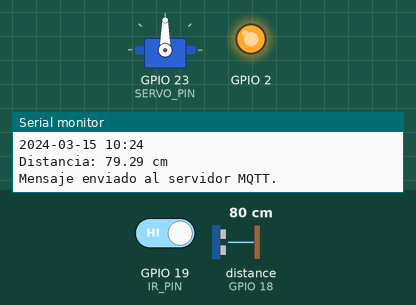
This program was run on a simulated ESP32. On the bench: servo, output pins drawn as LEDs (lit = HIGH), the last lines printed to the serial monitor. Wiring (inferred from the names in the program): ultrasonic range finder: trigger GPIO 5; echo GPIO 18. The inputs (shaded band) are chosen by the test bench; at power-on: GPIO 19 (IR_PIN) HIGH, distance to the obstacle (sensor on GPIO 18) 80 cm. The echo pulse lasts 58.3 µs per cm; WiFi joins after 1.5 s; servers stay silent unless stated; the local clock reads 2024-03-15 10:24:30 at power-on unless the program sets it; no MQTT or app messages arrive unless stated; not simulated (calls return 0 or success): Credentials.h; names the files do not define were given values by the test bench: MQTT_PORT = 1883; pins used as bus, display or sensor lines are not drawn.

Above: at 3.1 s.
3.2 s: GPIO 19 (IR_PIN) driven LOW
At 7.9 s:
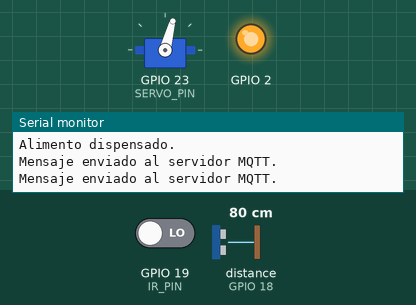
At 10.9 s:
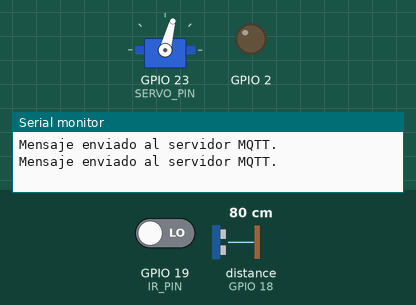
Timing chart, 0 to 12.4 s (numbered marks = the images above; inputs shaded):
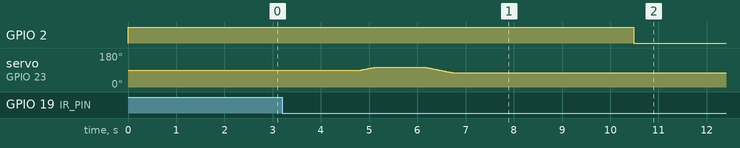

Measured:
- after the input at 3.2 s, GPIO 2: HIGH → LOW after 7.3 s instead of 4.1 s; servo on GPIO 23 (SERVO_PIN): rises from 90° to 105° in 0.28 s, then falls to 75° in 1.6 s

The program:

main.cpp
```cpp
#include <Arduino.h>
#include "WiFiConnection.h"
#include "Credentials.h"
#include "Servo_Ctrl.h"
#include <WiFi.h>
#include <time.h>
#include <ArduinoJson.h>
#include <PubSubClient.h>

// Variables definition
// Ultrasonic
#define TRIG_PIN 5
#define ECHO_PIN 18
// Servo
#define SERVO_PIN 23
// Infrared
#define IR_PIN 19
time_t lastServoActivation = 0;  // Última activación del servo en epoch
bool servoActive = false; // Auxiliary variable to track servo state

WiFiConnection wifi(WIFI_SSID, WIFI_PASSWORD);
ServoControl miServo(SERVO_PIN);
WiFiClient espClient;
PubSubClient client(espClient);

//horario
// Configuración de zona horaria y servidor NTP
const char* ntpServer = "pool.ntp.org";
const long gmtOffset_sec = -5 * 3600; // GMT-5 para Colombia
const int daylightOffset_sec = 0;    // Sin horario de verano

// MQTT server configuration
void reconnectMQTT() {
  // Intenta conectarte al servidor MQTT
  while (!client.connected()) {
    Serial.print("Conectando al servidor MQTT...");
    if (client.connect(MQTT_CLIENT_ID, MQTT_USER, MQTT_PASS)) {
      Serial.println("Conectado.");
      client.subscribe(MQTT_TOPIC); // Suscríbete si es necesario
    } else {
      Serial.print("Error, rc=");
      Serial.print(client.state());
      Serial.println(" Intentando de nuevo en 5 segundos...");
      delay(5000);
    }
  }
}

// LEctura de sensores
int lecture_ir_sensor() {
  return digitalRead(IR_PIN) == LOW ? 1 : 0;
}

int lecture_ultra_sensor() {
  // Envía un pulso de 10 microsegundos al pin TRIG
  digitalWrite(TRIG_PIN, LOW);
  delayMicroseconds(2);
  digitalWrite(TRIG_PIN, HIGH);
  delayMicroseconds(10);
  digitalWrite(TRIG_PIN, LOW);

  // Lee el tiempo que tarda el pulso en regresar al pin ECHO
  long duration = pulseIn(ECHO_PIN, HIGH);

  // Calcula la distancia en centímetros
  float distance = (duration * 0.034) / 2;

  return distance;
}

void sendMessage() {
  JsonDocument doc;
  doc["presence"] = lecture_ir_sensor();
  doc["level_food"] = lecture_ultra_sensor();
  doc["servo_active"] = servoActive; // Use the auxiliary variable

  struct tm timeinfo;
  if (getLocalTime(&timeinfo)) {
    char timeString[20];
    strftime(timeString, sizeof(timeString), "%Y-%m-%d %H:%M", &timeinfo);
    doc["date"] = timeString;
  } else {
    doc["date"] = "N/A";
  }

  char jsonBuffer[256];
  serializeJson(doc, jsonBuffer);

  if (client.publish(MQTT_TOPIC, jsonBuffer)) {
    Serial.println("Mensaje enviado al servidor MQTT.");
  } else {
    Serial.println("Error al enviar el mensaje.");
  }
}

void setup() {
  Serial.begin(115200);
  wifi.begin();
  pinMode(TRIG_PIN, OUTPUT);
  pinMode(ECHO_PIN, INPUT);
  pinMode(IR_PIN, INPUT);
  configTime(gmtOffset_sec, daylightOffset_sec, ntpServer);
  Serial.println("Sincronizando hora...");
  client.setServer(MQTT_SERVER, MQTT_PORT);
}

void loop() {
  wifi.update();
  if (!client.connected()) {
    reconnectMQTT();
  }
  client.loop();

  // Obtén la hora actual
  if (wifi.connected()) {
    struct tm timeinfo;
    if (!getLocalTime(&timeinfo)) {
      Serial.println("Error obteniendo la hora");
      return;
    }
    time_t currentTime = mktime(&timeinfo); // Hora actual en epoch
    char timeString[20];
    strftime(timeString, sizeof(timeString), "%Y-%m-%d %H:%M", &timeinfo);

    // Lee el estado del sensor infrarrojo
    if (digitalRead(IR_PIN) == LOW) {
      Serial.println("Object detected!");
      Serial.println(timeString);

      // Verifica si han pasado más de 2 horas desde la última activación del servo
      if (difftime(currentTime, lastServoActivation) > 2 * 3600) {
        // Reactiva el servo antes de moverlo nuevamente
        miServo.resume_Servo();
        miServo.dispense_servo(1, 15, 15); // 1 segundo, abre 15°, cierra 15°
        servoActive = true;               // Actualiza el estado del servo
        miServo.stop_Servo();             // Detiene la señal PWM
        lastServoActivation = currentTime; // Actualiza la última activación
        Serial.println("Alimento dispensado.");
        sendMessage();
      } else {
        Serial.println("El servo no se activa porque fue usado hace menos de 2 horas.");
        sendMessage();
      }

      sendMessage(); // Envía el mensaje JSON
      servoActive = false; // Reinicia el estado del servo
      delay(1000);
    } else {
      Serial.println("No object detected.");
      Serial.println(timeString);
    }

    // Envía un pulso de 10 microsegundos al pin TRIG
    digitalWrite(TRIG_PIN, LOW);
    delayMicroseconds(2);
    digitalWrite(TRIG_PIN, HIGH);
    delayMicroseconds(10);
    digitalWrite(TRIG_PIN, LOW);

    // Lee el tiempo que tarda el pulso en regresar al pin ECHO
    long duration = pulseIn(ECHO_PIN, HIGH);

    // Calcula la distancia en centímetros
    float distance = (duration * 0.034) / 2;

    // Muestra la distancia en el monitor serie
    Serial.print("Distancia: ");
    Serial.print(distance);
    Serial.println(" cm");

    // Espera 500 ms antes de la siguiente medición
    delay(500);
  }

  sendMessage(); // Envía los datos al servidor MQTT cada 4 segundos
  delay(2000);   // Ajusta el intervalo de envío según sea necesario
}
```
